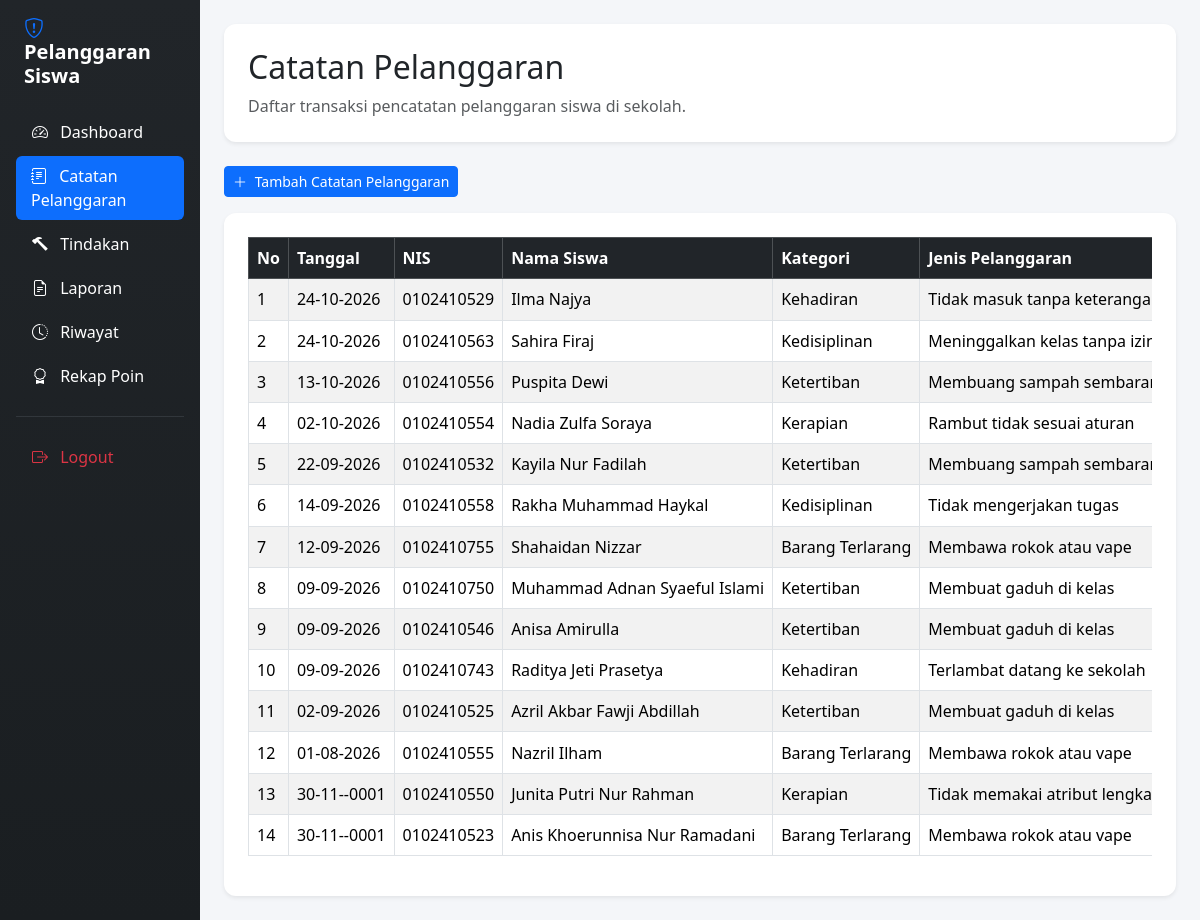
The app's page /catatan_pelanggaran.php (signed in) with its own data.
### tables this page shows
CREATE TABLE `t_pelanggaran_siswa` (
  `id` int(11) NOT NULL,
  `tahun_ajaran_id` int(11) DEFAULT NULL,
  `siswa_id` int(11) DEFAULT NULL,
  `nama_siswa` varchar(150) NOT NULL,
  `kelas_id` int(11) DEFAULT NULL,
  `nama_kelas` varchar(100) NOT NULL,
  `pelanggaran_id` int(11) DEFAULT NULL,
  `nama_pelanggaran` varchar(150) NOT NULL,
  `pelanggaran_kategori_id` int(11) DEFAULT NULL,
  `guru_id` int(11) DEFAULT NULL,
  `nama_guru` varchar(150) NOT NULL,
  `tanggal` date DEFAULT NULL,
  `keterangan` text NOT NULL,
  `poin` int(11) NOT NULL,
  `tindakan` text NOT NULL,
  `status` varchar(30) NOT NULL,
  `created_at` timestamp NOT NULL DEFAULT current_timestamp(),
  `updated_at` timestamp NOT NULL DEFAULT current_timestamp()
);

CREATE TABLE `t_siswa` (
  `id` int(11) NOT NULL,
  `nis` varchar(10) DEFAULT NULL,
  `nisn` varchar(10) NOT NULL,
  `nama` varchar(150) DEFAULT NULL,
  `jenis_kelamin` char(1) NOT NULL,
  `tanggal_lahir` date NOT NULL,
  `alamat` text NOT NULL,
  `status_aktif` tinyint(1) NOT NULL,
  `created_at` timestamp NOT NULL DEFAULT current_timestamp(),
  `updated_at` timestamp NOT NULL DEFAULT current_timestamp()
);

CREATE TABLE `t_pelanggaran_kategori` (
  `id` int(11) NOT NULL,
  `nama` varchar(100) DEFAULT NULL,
  `deskripsi` text NOT NULL,
  `status_aktif` tinyint(1) NOT NULL,
  `created_at` timestamp NOT NULL DEFAULT current_timestamp(),
  `updated_at` timestamp NOT NULL DEFAULT current_timestamp()
);

CREATE TABLE `t_pelanggaran` (
  `id` int(11) NOT NULL,
  `pelanggaran_kategori_id` int(11) DEFAULT NULL,
  `kode` varchar(30) DEFAULT NULL,
  `nama` varchar(150) DEFAULT NULL,
  `poin` int(11) NOT NULL,
  `deskripsi` text NOT NULL,
  `status_aktif` tinyint(1) NOT NULL,
  `created_at` timestamp NOT NULL DEFAULT current_timestamp(),
  `updated_at` timestamp NOT NULL DEFAULT current_timestamp()
);

### catatan_pelanggaran.php (the view, shortened to what this page needs)
<?php
include "config/koneksi.php";
$sql = "SELECT
            ps.id,
            ps.tanggal,
            ps.keterangan,
            s.nis,
            s.nama AS nama_siswa,
            p.nama AS nama_pelanggaran,
            p.poin,
            pk.nama AS nama_kategori,
            g.nama AS nama_guru
        FROM t_pelanggaran_siswa ps
        LEFT JOIN t_siswa s ON ps.siswa_id = s.id
        LEFT JOIN t_pelanggaran p ON ps.pelanggaran_id = p.id
        LEFT JOIN t_pelanggaran_kategori pk ON p.pelanggaran_kategori_id = pk.id
        LEFT JOIN t_guru g ON ps.guru_id = g.id
        ORDER BY ps.tanggal DESC, ps.id DESC";
$query = mysqli_query($koneksi, $sql);
?>
<!DOCTYPE html>
<html lang="id">
<head>
    <link href="https://cdn.jsdelivr.net/npm/bootstrap@5.3.3/dist/css/bootstrap.min.css" rel="stylesheet">
    <link href="https://cdn.jsdelivr.net/npm/bootstrap-icons@1.11.3/font/bootstrap-icons.min.css" rel="stylesheet">
    <link href="https://cdn.datatables.net/2.3.4/css/dataTables.bootstrap5.min.css" rel="stylesheet">
</head>
<body>
<div class="container-fluid">
    <div class="row">
        <div class="col-md-3 col-lg-2 sidebar p-3">
            <h4 class="text-white mb-4 fw-bold fs-5 px-2">
                <i class="bi bi-shield-exclamation text-primary me-2"></i> Pelanggaran Siswa
            </h4>
            <ul class="nav nav-pills flex-column gap-1">
                <li class="nav-item">
                    <a href="dashboard.php" class="nav-link text-white">
                        <i class="bi bi-speedometer2 me-2"></i> Dashboard
                    </a>
                </li>
                <li class="nav-item">
                    <a href="catatan_pelanggaran.php" class="nav-link active" aria-current="page">
                        <i class="bi bi-journal-text me-2"></i> Catatan Pelanggaran
                    </a>
                </li>
                <li class="nav-item">
                    <a href="tindakan.php" class="nav-link text-white">
                        <i class="bi bi-hammer me-2"></i> Tindakan
                    </a>
                </li>
                <li class="nav-item">
                    <a href="laporan.php" class="nav-link text-white">
                        <i class="bi bi-file-earmark-text me-2"></i> Laporan
                    </a>
                </li>
                <li class="nav-item">
                    <a href="riwayat.php" class="nav-link text-white">
                        <i class="bi bi-clock-history me-2"></i> Riwayat
                    </a>
                </li>
                <li class="nav-item">
                    <a href="rekap_poin.php" class="nav-link text-white">
                        <i class="bi bi-award me-2"></i> Rekap Poin
                    </a>
                </li>
                <hr class="text-secondary my-3">
                <li class="nav-item">
                    <a href="logout.php" class="nav-link text-danger">
                        <i class="bi bi-box-arrow-right me-2"></i> Logout
                    </a>
                </li>
            </ul>
        </div>
        <main class="col-md-9 col-lg-10 p-4">
            <div class="card shadow-sm p-4 bg-white mb-4">
                <h2>Catatan Pelanggaran</h2>
                <p class="text-muted mb-0">
                    Daftar transaksi pencatatan pelanggaran siswa di sekolah.
                </p>
            </div>
            <div class="mb-3">
                <a href="tambah_catatan_pelanggaran.php" class="btn btn-primary btn-sm">
                    <i class="bi bi-plus-lg me-1"></i> Tambah Catatan Pelanggaran
                </a>
            </div>
            <div class="card shadow-sm bg-white">
                <div class="card-body p-4">
                    <div class="table-responsive">
                        <table id="tabelCatatan" class="table table-bordered table-striped table-hover w-100 align-middle">
                            <thead class="table-dark">
                                <tr>
                                    <th>No</th>
                                    <th>Tanggal</th>
                                    <th>NIS</th>
                                    <th>Nama Siswa</th>
                                    <th>Kategori</th>
                                    <th>Jenis Pelanggaran</th>
                                </tr>
                            </thead>
                            <tbody>
                                <?php
                                $no = 1;
                                while ($row = mysqli_fetch_assoc($query)) {
                                ?>
                                    <tr>
                                        <td><?= $no++; ?></td>
                                        <td><?= !empty($row['tanggal']) ? date('d-m-Y', strtotime($row['tanggal'])) : '-'; ?></td>
                                        <td><?= htmlspecialchars($row['nis'] ?? '-'); ?></td>
                                        <td><?= htmlspecialchars($row['nama_siswa'] ?? '-'); ?></td>
                                        <td><?= htmlspecialchars($row['nama_kategori'] ?? '-'); ?></td>
                                        <td><?= htmlspecialchars($row['nama_pelanggaran'] ?? '-'); ?></td>
                                    </tr>
                                <?php } ?>
                            </tbody>
                        </table>
                    </div>
                </div>
            </div>
        </main>
    </div>
</div>
</body>
</html>

### catatan_pelanggaran.php (style rules this page uses)
body { background-color: #f4f6f9; }
.nav-link { transition: all 0.3s ease; border-radius: 6px; }
.nav-link:hover, .nav-link.active { background-color: #0d6efd !important; color: white !important; padding-left: 15px; }
#tabelCatatan th, #tabelCatatan td { vertical-align: middle; white-space: nowrap; }
.card { border: none; border-radius: 12px; }
.sidebar { background: linear-gradient(180deg, #212529 0%, #1a1e21 100%); min-height: 100vh; }

### records on screen
t_pelanggaran_siswa: tanggal "24-10-2026", siswa.nis "0102410529", siswa.nama "Ilma Najya", pelanggaran_kategori.nama "Kehadiran", pelanggaran.nama "Tidak masuk tanpa…"
t_pelanggaran_siswa: tanggal "24-10-2026", siswa.nis "0102410563", siswa.nama "Sahira Firaj", pelanggaran_kategori.nama "Kedisiplinan", pelanggaran.nama "Meninggalkan kelas tanpa…"
t_pelanggaran_siswa: tanggal "13-10-2026", siswa.nis "0102410556", siswa.nama "Puspita Dewi", pelanggaran_kategori.nama "Ketertiban", pelanggaran.nama "Membuang sampah…"
t_pelanggaran_siswa: tanggal "02-10-2026", siswa.nis "0102410554", siswa.nama "Nadia Zulfa Soraya", pelanggaran_kategori.nama "Kerapian", pelanggaran.nama "Rambut tidak sesuai aturan"
t_pelanggaran_siswa: tanggal "22-09-2026", siswa.nis "0102410532", siswa.nama "Kayila Nur Fadilah", pelanggaran_kategori.nama "Ketertiban", pelanggaran.nama "Membuang sampah…"
t_pelanggaran_siswa: tanggal "14-09-2026", siswa.nis "0102410558", siswa.nama "Rakha Muhammad Haykal", pelanggaran_kategori.nama "Kedisiplinan", pelanggaran.nama "Tidak mengerjakan tugas"
t_pelanggaran_siswa: tanggal "12-09-2026", siswa.nis "0102410755", siswa.nama "Shahaidan Nizzar", pelanggaran_kategori.nama "Barang Terlarang", pelanggaran.nama "Membawa rokok atau vape"
t_pelanggaran_siswa: tanggal "09-09-2026", siswa.nis "0102410750", siswa.nama "Muhammad Adnan Syaeful Islami", pelanggaran_kategori.nama "Ketertiban", pelanggaran.nama "Membuat gaduh di kelas"
t_pelanggaran_siswa: tanggal "09-09-2026", siswa.nis "0102410546", siswa.nama "Anisa Amirulla", pelanggaran_kategori.nama "Ketertiban", pelanggaran.nama "Membuat gaduh di kelas"
t_pelanggaran_siswa: tanggal "09-09-2026", siswa.nis "0102410743", siswa.nama "Raditya Jeti Prasetya", pelanggaran_kategori.nama "Kehadiran", pelanggaran.nama "Terlambat datang ke sekolah"
t_pelanggaran_siswa: tanggal "02-09-2026", siswa.nis "0102410525", siswa.nama "Azril Akbar Fawji Abdillah", pelanggaran_kategori.nama "Ketertiban", pelanggaran.nama "Membuat gaduh di kelas"
t_pelanggaran_siswa: tanggal "01-08-2026", siswa.nis "0102410555", siswa.nama "Nazril Ilham", pelanggaran_kategori.nama "Barang Terlarang", pelanggaran.nama "Membawa rokok atau vape"
t_pelanggaran_siswa: tanggal "30-11--0001", siswa.nis "0102410550", siswa.nama "Junita Putri Nur Rahman", pelanggaran_kategori.nama "Kerapian", pelanggaran.nama "Tidak memakai atribut…"
t_pelanggaran_siswa: tanggal "30-11--0001", siswa.nis "0102410523", siswa.nama "Anis Khoerunnisa Nur Ramadani", pelanggaran_kategori.nama "Barang Terlarang", pelanggaran.nama "Membawa rokok atau vape"
